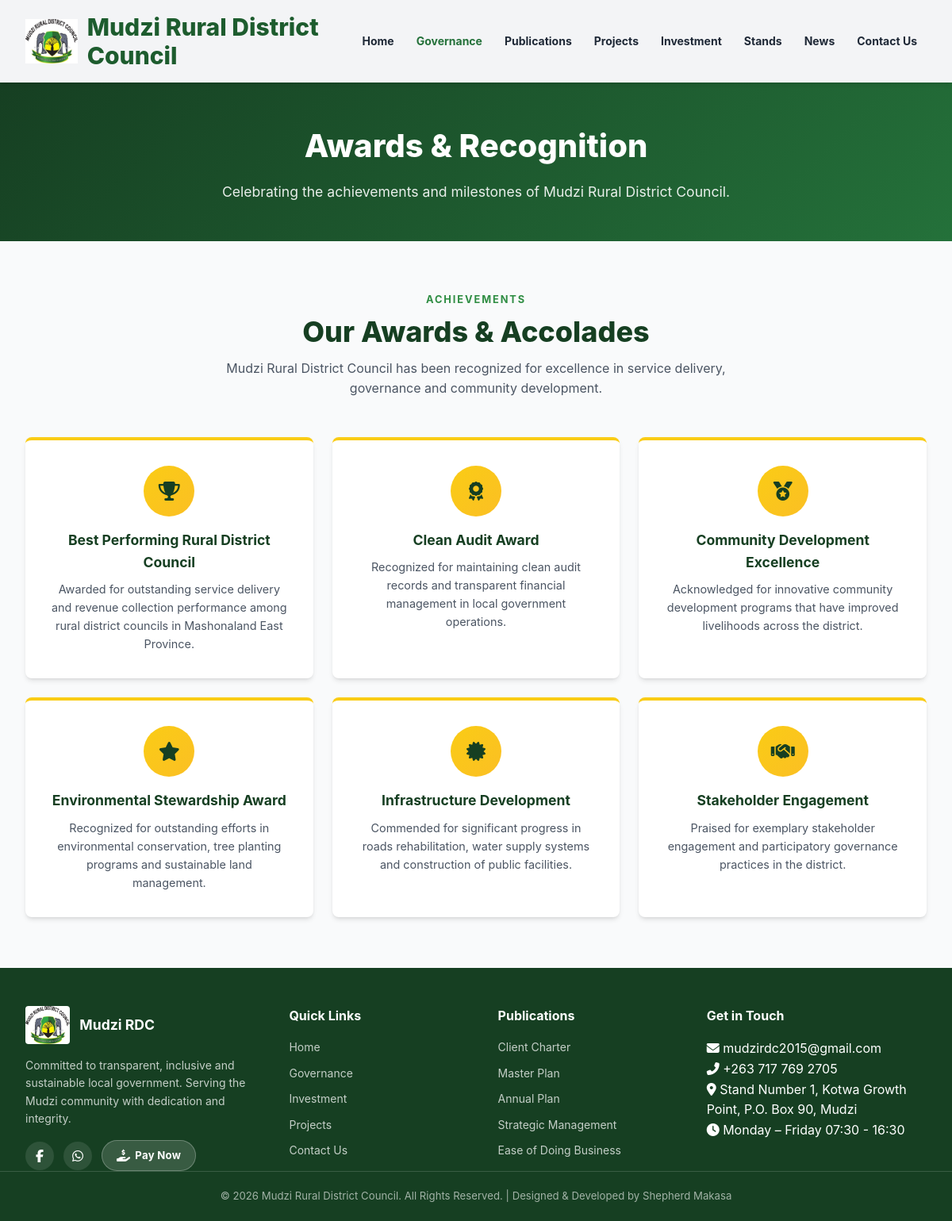
/awards, run on the app's committed database.
### app/models/award.py (models this page shows, shortened)
class Award(db.Model):
    __tablename__ = "awards"
    id = db.Column(db.Integer, primary_key=True)
    title = db.Column(db.String(200), nullable=False)
    description = db.Column(db.Text)
    icon = db.Column(db.String(500))
    display_order = db.Column(db.Integer, default=0, nullable=False)
    is_published = db.Column(db.Boolean, default=True, nullable=False)

### app/routes/main.py (the view)
@main_bp.route("/awards")
def awards():
    awards_list = Award.query.filter_by(is_published=True).order_by(Award.display_order).all()
    return render_template("public/awards.html", awards=awards_list)

### app/templates/public/awards.html (shortened to what this page needs)
{% extends "base.html" %}
{% set current_page = 'governance' %}
{% block content %}
{% include 'includes/site_header.html' %}
<main>
  <section class="page-header">
    <div class="container">
      <h1>Awards &amp; Recognition</h1>
      <p>Celebrating the achievements and milestones of Mudzi Rural District Council.</p>
    </div>
  </section>
  <section class="content-section">
    <div class="container">
      <div class="section-heading" data-aos="fade-up">
        <p class="eyebrow">Achievements</p>
        <h2>Our Awards &amp; Accolades</h2>
        <p>Mudzi Rural District Council has been recognized for excellence in service delivery, governance and community development.</p>
      </div>
      <div class="awards-grid">
        {% for award in awards %}
        <div class="award-card" data-aos="fade-up" data-aos-delay="{{ 100 + (loop.index0 % 3) * 100 }}">
          <div class="award-icon"><i class="fas {{ award.icon or 'fa-trophy' }}"></i></div>
          <h3>{{ award.title }}</h3>
          <p>{{ award.description }}</p>
        </div>
        {% endfor %}
      </div>
    </div>
  </section>
</main>
{% include 'includes/site_footer.html' %}
{% endblock %}

### app/templates/base.html (shortened to what this page needs)
<!doctype html>
<html lang="en">
<head>
  <link rel="stylesheet" href="https://cdnjs.cloudflare.com/ajax/libs/font-awesome/6.5.0/css/all.min.css" />
  <link href="https://cdn.jsdelivr.net/npm/aos@2.3.4/dist/aos.css" rel="stylesheet">
  <link rel="stylesheet" href="{{ url_for('static', filename='css/style.css') }}">
  <link rel="stylesheet" href="{{ url_for('static', filename='css/responsive.css') }}">
</head>
<body>
  {% block content %}{% endblock %}
</body>
</html>

### app/templates/includes/site_header.html (shortened to what this page needs)
<nav class="site-nav">
  <div class="nav-inner">
    <div class="logo-area">
      <img src="{{ url_for('static', filename='images/logo/mrdc.webp') }}" alt="Mudzi RDC Logo">
      <h1>Mudzi Rural District Council</h1>
    </div>
    <div style="display:flex;align-items:center;">
      <ul class="desktop-menu">
        <li>
          <a href="{{ url_for('main.index') }}"
            {% if current_page=='home' %}class="active"{% endif %}>
            Home
          </a>
        </li>
        <li>
          <a href="{{ url_for('main.governance') }}"
            {% if current_page=='governance' %}class="active"{% endif %}
            onclick="toggleMenu(event,'gov-menu','{{ url_for('main.governance') }}')">
            Governance
          </a>
        </li>
        <li>
          <a href="{{ url_for('publications.index') }}"
            onclick="toggleMenu(event,'pub-menu','{{ url_for('publications.index') }}')">
            Publications
          </a>
        </li>
        <li>
          <a href="{{ url_for('projects.index') }}"
            onclick="toggleMenu(event,'projects-menu','{{ url_for('projects.index') }}')">
            Projects
          </a>
        </li>
        <li>
          <a href="{{ url_for('investments.index') }}"
            onclick="toggleMenu(event,'inv-menu','{{ url_for('investments.index') }}')">
            Investment
          </a>
        </li>
        <li>
          <a href="{{ url_for('stands.index') }}"
            {% if current_page=='stands' %}class="active"{% endif %}>
            Stands
          </a>
        </li>
        <li>
          <a href="{{ url_for('news.index') }}"
            onclick="toggleMenu(event,'news-menu','{{ url_for('news.index') }}')">
            News
          </a>
        </li>
        <li>
          <a href="{{ url_for('contact.index') }}"
            onclick="toggleMenu(event,'contact-menu','{{ url_for('contact.index') }}')">
            Contact Us
          </a>
        </li>
      </ul>
    </div>
  </div>
</nav>

### app/templates/includes/site_footer.html
<footer class="site-footer">
  <div class="container footer-grid">
    <div class="footer-about">
      <div class="footer-brand">
        <img src="{{ url_for('static', filename='images/logo/mrdc.webp') }}" alt="Mudzi RDC Logo">
        <span>Mudzi RDC</span>
      </div>
      <p>Committed to transparent, inclusive and sustainable local government. Serving the Mudzi community with
        dedication and integrity.</p>
      <div class="footer-social">
        <a href="https://www.facebook.com/p/Hwedza-Rural-District-Council-100069326495005/" target="_blank"
          aria-label="Facebook">
          <i class="fab fa-facebook-f"></i>
        </a>
        <a href="https://wa.me/263718259997?text=Hello%20Mudzi%20Rural%20District%20Council,%20I%20would%20like%20to%20make%20an%20enquiry."
          target="_blank" aria-label="WhatsApp">
          <i class="fa-brands fa-whatsapp"></i>
        </a>
        <a href="{{ url_for('main.payment') }}" class="footer-pay-btn">
          <i class="fas fa-hand-holding-dollar"></i> Pay Now
        </a>
      </div>
    </div>
    <div class="footer-col">
      <h3>Quick Links</h3>
      <a href="{{ url_for('main.index') }}">Home</a>
      <a href="{{ url_for('main.governance') }}">Governance</a>
      <a href="{{ url_for('investments.index') }}">Investment</a>
      <a href="{{ url_for('projects.index') }}">Projects</a>
      <a href="{{ url_for('contact.index') }}">Contact Us</a>
    </div>
    <div class="footer-col">
      <h3>Publications</h3>
      <a href="#">Client Charter</a>
      <a href="#">Master Plan</a>
      <a href="#">Annual Plan</a>
      <a href="#">Strategic Management</a>
      <a href="#">Ease of Doing Business</a>
    </div>
    <div class="footer-col">
      <h3>Get in Touch</h3>
      <ul class="footer-contact">
        <li>
          <i class="fas fa-envelope"></i>
          mudzirdc2015@gmail.com
        </li>
        <li>
          <i class="fas fa-phone-alt"></i>
          +263 717 769 2705
        </li>
        <li>
          <i class="fas fa-map-marker-alt"></i>
          Stand Number 1,
          Kotwa Growth Point,
          P.O. Box 90,
          Mudzi
        </li>
        <li>
          <i class="fas fa-clock"></i>
          Monday – Friday
          07:30 - 16:30
        </li>
      </ul>
    </div>
  </div>
  <div class="footer-bottom">
    <div class="container">
      &copy; 2026 Mudzi Rural District Council. All Rights Reserved.
      <span class="footer-separator">|</span>
      Designed &amp; Developed by Shepherd Makasa
    </div>
  </div>
</footer>

### app/static/css/responsive.css (style rules this page uses)
@media (min-width: 768px) { .logo-area h1 { font-size: 1.875rem; } }
@media (min-width: 768px) { .desktop-menu { display: flex; } }
@media (min-width: 1024px) { .container { padding: 0 32px; } }
@media (min-width: 1024px) { .nav-inner { padding: 16px 32px; } }

### data on the page
Award: title "Best Performing Rural District Council", description "Awarded for outstanding service delivery and revenue collection performance among rural district councils in Mashonaland East Province."
Award: title "Clean Audit Award", description "Recognized for maintaining clean audit records and transparent financial management in local government operations."
Award: title "Community Development Excellence", description "Acknowledged for innovative community development programs that have improved livelihoods across the district."
Award: title "Environmental Stewardship Award", description "Recognized for outstanding efforts in environmental conservation, tree planting programs and sustainable land management."
Award: title "Infrastructure Development", description "Commended for significant progress in roads rehabilitation, water supply systems and construction of public facilities."
Award: title "Stakeholder Engagement", description "Praised for exemplary stakeholder engagement and participatory governance practices in the district."
